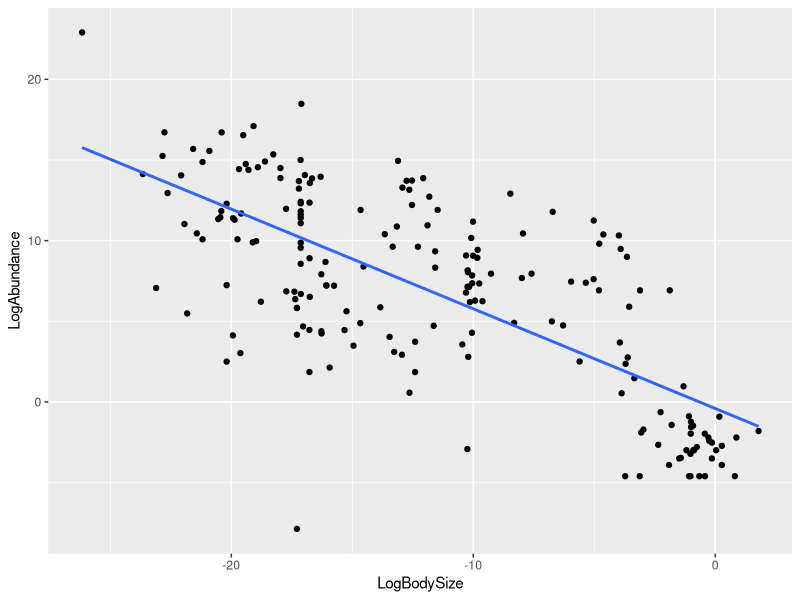
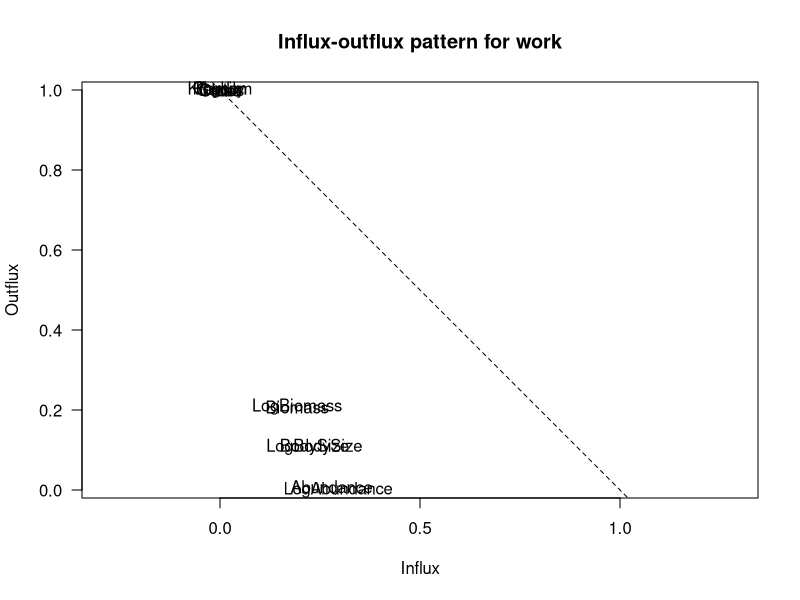
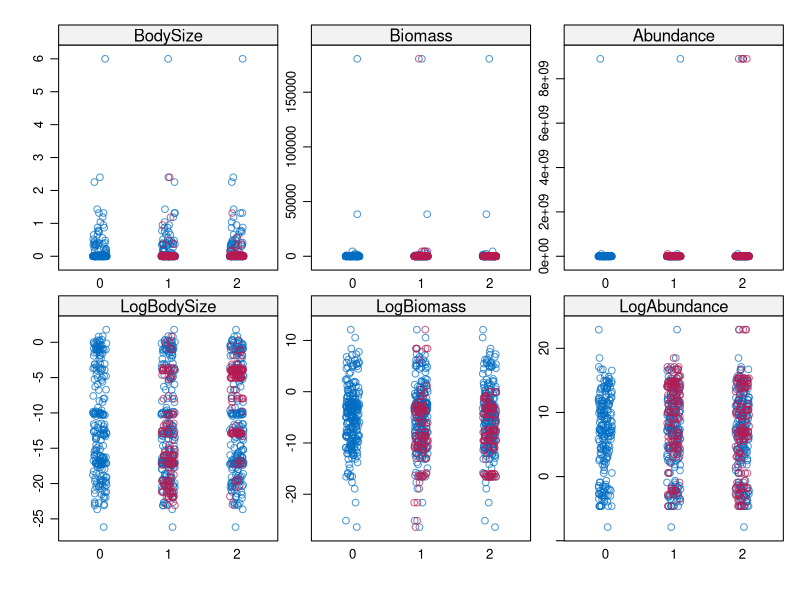
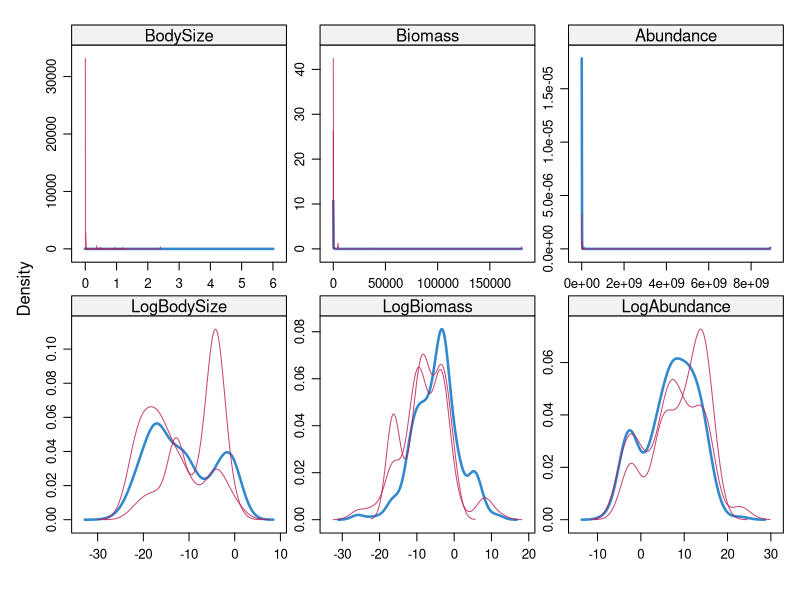
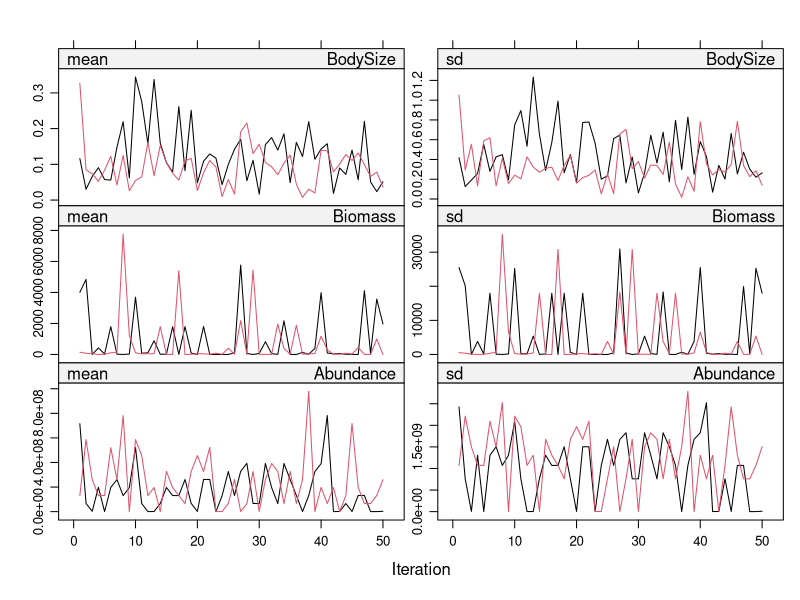
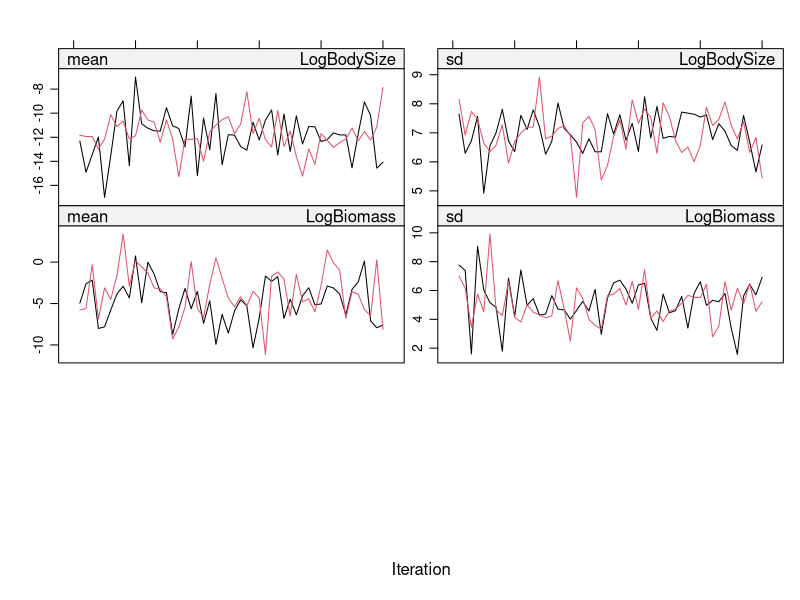

Generate these figures, in order, with R: (Note: this script raises an error after producing the figures.)
### Using MICE to obtain good imputation values for Mass and Abundance of organisms ###
library(tidyverse)
library(mice)
rm(list = ls())
### Read in data
csm_nodes <- read.csv("data/interactionwebdb/Carpinteria/CSMweb_Nodes.csv", as.is = T)
glimpse(csm_nodes)
summary(csm_nodes$Kingdom)

### Clean - remove protozoan kingdoms and virus
csm_nodes <- 
  csm_nodes %>% 
  filter(Kingdom != "Virus",
         Kingdom != "Protozoa")

### Select variables we want for imputation
work <- 
  csm_nodes %>% 
  # Turn body size into SI unts (Kg)
  mutate(BodySize = BodySize.g. / 1000,
         Abundance = Abundance.no..ha.,
         Biomass = Biomass.kg.ha.) %>% 
  # Fill in missing values using M * N = B
  mutate(BodySizeNew = case_when(!is.na(Abundance & Biomass) ~ Biomass / Abundance),
         AbundanceNew = case_when(!is.na(BodySize & Biomass) ~ Biomass / BodySize),
         BiomassNew = case_when(!is.na(Abundance & BodySize) ~ Abundance * BodySize)) %>% 
  # Take values from calculations
  mutate(BodySize_Work = coalesce(BodySize, BodySizeNew),
         Biomass_Work = coalesce(Biomass, BiomassNew),
         Abundance_Work = coalesce(Abundance, AbundanceNew)) %>% 
  # Select the variables
  select(BodySize = BodySize_Work,
         Abundance = Abundance_Work,
         Biomass = Biomass_Work,
         Kingdom,
         Phylum,
         Class,
         Order,
         Family,
         Genus) %>% 
  # Log the variables you want to impute
  mutate(LogBodySize = log(BodySize),
         LogBiomass = log(Biomass),
         # Only log values above 0 otherwise leads to inf values
         LogAbundance = case_when(Abundance > 0 ~ log(Abundance)))

### Visualise and prep for imputation
work %>% 
  ggplot(aes(x = LogBodySize, y = LogAbundance)) +
  geom_point() +
  geom_smooth(method = lm, se = FALSE)

lm1 <- lm(LogBodySize ~ Phylum, data = work)
summary(lm1)


### Imputation - With unlogged data
dat <- 
  work %>% 
  select(BodySize, Biomass, Abundance,
         LogBodySize, LogBiomass, LogAbundance) 

summary(dat)

ini <- # initialise imputation with 0 iterations
  mice(dat, maxit = 0)

meth <- 
  ini$method

pred <- 
  dat %>%
  quickpred()

# highlights potentially good predictors
fluxplot(work)

### Preserving transformations ----
# need to somehow keep the rlationship between bodysize & abundance

# methods --
# relationships between transformed variables
meth["LogBodySize"] <- "~log(BodySize)"
meth["LogBiomass"] <- "~log(Biomass)"
meth["LogAbundance"] <- "~log(Abundance)"
# dont impute non-transformed variables but use them as predictors
meth["BodySize"] <- "pmm"
meth["Biomass"] <- "pmm"
meth["Abundance"] <- "pmm"


# predictor matrix
pred["BodySize", "LogBodySize"] <- 0
pred["Biomass", "LogBiomass"] <- 0
pred["Abundance", "LogAbundance"] <- 0

### Passive imputation
# meth["Biomass"] <- "~I(BodySize * Abundance)"
# meth["BodySize"] <- "~I(Biomass / Abundance)"
# meth["Abundance"] <- "~I(Biomass * BodySize)"


# impute
imp <- mice(dat, meth = meth, predictorMatrix = pred, maxit = 50, m = 2)
stripplot(imp)
densityplot(imp)

# convergence
plot(imp)

### Pool
fit <- with(imp, lm(BodySize ~ Abundance * Biomass))
pool(fit)

### Complete
imp.complete <- 
  complete(imp)

xyplot(imp, LogAbundance ~ LogBodySize + LogBiomass)



### compare vis
ggplot(work) +
  geom_point(aes(x = LogBodySize, y = LogAbundance), col = "red") +
  geom_point(data = imp.complete, aes(x = LogBodySize, y = LogAbundance), col = "blue")

summary(imp.complete)  
summary(work)
